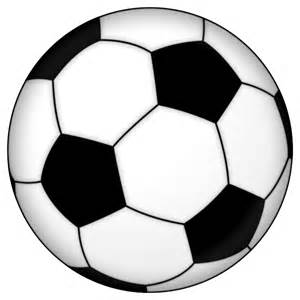
#> input picture SoccerBalltest1.png, 300 x 300 px, found by its file name; the run also reads 1 picture not shown here
$ python find_obj.py SoccerBalltest1.png   (Python 2 division)
#> lines starting #> are read from the running program, lines starting #| are printed output that depends on the picture; after the words box and inside, x2 and y2 are one past the last pixel; in counts of white or black regions, pixels touching at a corner belong together
#!/usr/bin/env python

'''
Feature-based image matching sample.

Note, that you will need the https://github.com/Itseez/opencv_contrib repo for SIFT and SURF

USAGE
  find_obj.py [--feature=<sift|surf|orb|akaze|brisk>[-flann]] [ <image1> <image2> ]

  --feature  - Feature to use. Can be sift, surf, orb or brisk. Append '-flann'
               to feature name to use Flann-based matcher instead bruteforce.

  Press left mouse button on a feature point to see its matching point.
'''

import numpy as np
import cv2
from common import anorm, getsize

FLANN_INDEX_KDTREE = 1  # bug: flann enums are missing
FLANN_INDEX_LSH    = 6


def init_feature(name):
    chunks = name.split('-')
    if chunks[0] == 'sift':
        detector = cv2.xfeatures2d.SIFT_create()
        norm = cv2.NORM_L2
    elif chunks[0] == 'surf':
        detector = cv2.xfeatures2d.SURF_create(800)
        norm = cv2.NORM_L2
    elif chunks[0] == 'orb':
        detector = cv2.ORB_create(400)
        norm = cv2.NORM_HAMMING
    elif chunks[0] == 'akaze':
        detector = cv2.AKAZE_create()
        norm = cv2.NORM_HAMMING
    elif chunks[0] == 'brisk':
        detector = cv2.BRISK_create()
        norm = cv2.NORM_HAMMING
    else:
        return None, None
    if 'flann' in chunks:
        if norm == cv2.NORM_L2:
            flann_params = dict(algorithm = FLANN_INDEX_KDTREE, trees = 5)
        else:
            flann_params= dict(algorithm = FLANN_INDEX_LSH,
                               table_number = 6, # 12
                               key_size = 12,     # 20
                               multi_probe_level = 1) #2
        matcher = cv2.FlannBasedMatcher(flann_params, {})  # bug : need to pass empty dict (#1329)
    else:
        matcher = cv2.BFMatcher(norm)
    return detector, matcher


def filter_matches(kp1, kp2, matches, ratio = 0.75):
    mkp1, mkp2 = [], []
    for m in matches:
        if len(m) == 2 and m[0].distance < m[1].distance * ratio:
            m = m[0]
            mkp1.append( kp1[m.queryIdx] )
            mkp2.append( kp2[m.trainIdx] )
    p1 = np.float32([kp.pt for kp in mkp1])
    p2 = np.float32([kp.pt for kp in mkp2])
    kp_pairs = zip(mkp1, mkp2)
    return p1, p2, kp_pairs

def explore_match(win, img1, img2, kp_pairs, status = None, H = None):
    h1, w1 = img1.shape[:2]
    h2, w2 = img2.shape[:2]
    vis = np.zeros((max(h1, h2), w1+w2), np.uint8)
    vis[:h1, :w1] = img1
    vis[:h2, w1:w1+w2] = img2
    vis = cv2.cvtColor(vis, cv2.COLOR_GRAY2BGR)

    if H is not None:
        corners = np.float32([[0, 0], [w1, 0], [w1, h1], [0, h1]])
        corners = np.int32( cv2.perspectiveTransform(corners.reshape(1, -1, 2), H).reshape(-1, 2) + (w1, 0) )
        cv2.polylines(vis, [corners], True, (255, 255, 255))

    if status is None:
        status = np.ones(len(kp_pairs), np.bool_)
    p1 = np.int32([kpp[0].pt for kpp in kp_pairs])
    p2 = np.int32([kpp[1].pt for kpp in kp_pairs]) + (w1, 0)

    green = (0, 255, 0)
    red = (0, 0, 255)
    white = (255, 255, 255)
    kp_color = (51, 103, 236)
    for (x1, y1), (x2, y2), inlier in zip(p1, p2, status):
        if inlier:
            col = green
            cv2.circle(vis, (x1, y1), 2, col, -1)
            cv2.circle(vis, (x2, y2), 2, col, -1)
        else:
            col = red
            r = 2
            thickness = 3
            cv2.line(vis, (x1-r, y1-r), (x1+r, y1+r), col, thickness)
            cv2.line(vis, (x1-r, y1+r), (x1+r, y1-r), col, thickness)
            cv2.line(vis, (x2-r, y2-r), (x2+r, y2+r), col, thickness)
            cv2.line(vis, (x2-r, y2+r), (x2+r, y2-r), col, thickness)
    vis0 = vis.copy()
    for (x1, y1), (x2, y2), inlier in zip(p1, p2, status):
        if inlier:
            cv2.line(vis, (x1, y1), (x2, y2), green)

    cv2.imshow(win, vis)
    def onmouse(event, x, y, flags, param):
        cur_vis = vis
        if flags & cv2.EVENT_FLAG_LBUTTON:
            cur_vis = vis0.copy()
            r = 8
            m = (anorm(p1 - (x, y)) < r) | (anorm(p2 - (x, y)) < r)
            idxs = np.where(m)[0]
            kp1s, kp2s = [], []
            for i in idxs:
                 (x1, y1), (x2, y2) = p1[i], p2[i]
                 col = (red, green)[status[i]]
                 cv2.line(cur_vis, (x1, y1), (x2, y2), col)
                 kp1, kp2 = kp_pairs[i]
                 kp1s.append(kp1)
                 kp2s.append(kp2)
            cur_vis = cv2.drawKeypoints(cur_vis, kp1s, flags=4, color=kp_color)
            cur_vis[:,w1:] = cv2.drawKeypoints(cur_vis[:,w1:], kp2s, flags=4, color=kp_color)

        cv2.imshow(win, cur_vis)
    cv2.setMouseCallback(win, onmouse)
    return vis


if __name__ == '__main__':
    print __doc__

    import sys, getopt
    opts, args = getopt.getopt(sys.argv[1:], '', ['feature='])
    opts = dict(opts)
    feature_name = opts.get('--feature', 'sift')
    try:
        fn1, fn2 = args
    except:
        fn1 = '/home/pi/Desktop/SoccerBalltest1.png'
        fn2 = '/home/pi/Desktop/SoccerBalltest2.png'

    img1 = cv2.imread(fn1, 0)
#> img1 is the input picture: shape (300, 300); min 0, max 255, mean 189.3
    img2 = cv2.imread(fn2, 0)
    detector, matcher = init_feature(feature_name)

    if img1 is None:
        print 'Failed to load fn1:', fn1
        sys.exit(1)

    if img2 is None:
        print 'Failed to load fn2:', fn2
        sys.exit(1)

    if detector is None:
        print 'unknown feature:', feature_name
        sys.exit(1)

    print 'using', feature_name

    kp1, desc1 = detector.detectAndCompute(img1, None)
#> kp1 = 134 keypoints; strongest (x, y, size): (83, 179, 53.3), (194, 79, 51.7), (225, 226, 46.2), (49, 66, 20.9)
    kp2, desc2 = detector.detectAndCompute(img2, None)
#> kp2 has the same summary as kp1
    print 'img1 - %d features, img2 - %d features' % (len(kp1), len(kp2))
#| img1 - 134 features, img2 - 134 features

    def match_and_draw(win):
        print 'matching...'
        raw_matches = matcher.knnMatch(desc1, trainDescriptors = desc2, k = 2) #2
        p1, p2, kp_pairs = filter_matches(kp1, kp2, raw_matches)
        if len(p1) >= 4:
            H, status = cv2.findHomography(p1, p2, cv2.RANSAC, 5.0)
            print '%d / %d  inliers/matched' % (np.sum(status), len(status))
        else:
            H, status = None, None
            print '%d matches found, not enough for homography estimation' % len(p1)

        vis = explore_match(win, img1, img2, kp_pairs, status, H)

    match_and_draw('find_obj')
#> in match_and_draw, `raw_matches = matcher.knnMatch(desc1, trainDescriptors = desc2, k = 2)`: raw_matches = 134 matches
#> the loop in filter_matches, `for m in matches:` made 134 passes
#> after the loop in filter_matches, `for m in matches:`: mkp1 has the same summary as kp1 outside filter_matches; mkp2 has the same summary as kp1 outside filter_matches
#> in filter_matches, `p1 = np.float32([kp.pt for kp in mkp1])`: p1 = 134 pairs, first value 13.14 to 285.4, second value 19.01 to 288.2
#> in filter_matches, `p2 = np.float32([kp.pt for kp in mkp2])`: p2 has the same summary as p1
#> in filter_matches, `kp_pairs = zip(mkp1, mkp2)`: kp_pairs = 134 items
#> in match_and_draw, `p1, p2, kp_pairs = filter_matches(kp1, kp2, raw_matches)`: p2 has the same summary as p1 in filter_matches
#> in match_and_draw, `H, status = cv2.findHomography(p1, p2, cv2.RANSAC, 5.0)`: H = [[1, 1.01e-16, 5.27e-14], [-5.24e-16, 1, 7.03e-14], [-3.23e-18, 3.79e-19, 1]]; status = 134 values from 1 to 1
#| 134 / 134  inliers/matched
#> in explore_match, `vis[:h1, :w1] = img1`:
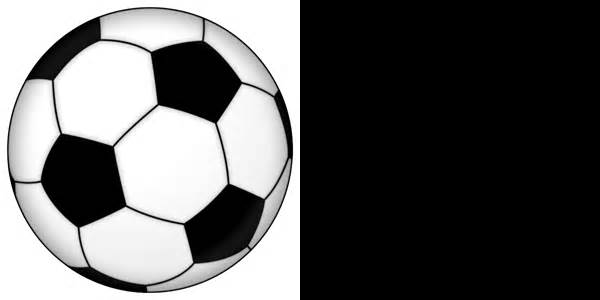
#> vis: shape (300, 600); min 0, max 255, mean 94.7
#> in explore_match, `vis[:h2, w1:w1+w2] = img2`:
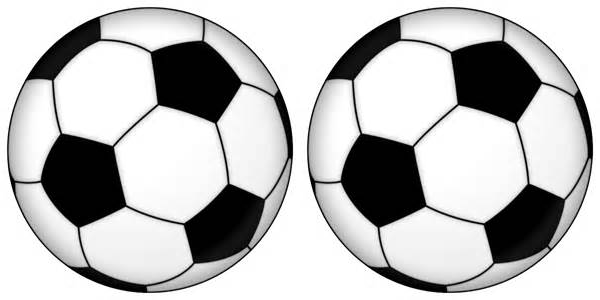
#> vis: shape (300, 600); min 0, max 255, mean 189.3
#> in explore_match, `corners = np.int32( cv2.perspectiveTransform(corners.reshape(1, -1, 2)..`: corners = [[300, 0], [600, 0], [600, 300], [300, 300]]
#> in explore_match, `cv2.polylines(vis, [corners], True, (255, 255, 255))`: vis: shape (300, 600, 3); min 0, max 255, mean 189.3
#> in explore_match, `p1 = np.int32([kpp[0].pt for kpp in kp_pairs])`: p1 = 134 pairs, first value 13 to 285, second value 19 to 288
#> in explore_match, `p2 = np.int32([kpp[1].pt for kpp in kp_pairs]) + (w1, 0)`: p2 = 134 pairs, first value 313 to 585, second value 19 to 288
#> the loop in explore_match, `for (x1, y1), (x2, y2), inlier in zip(p1, p2, status):` made 134 passes
#> (x1, y1, x2, y2) on passes 1 to 12: (13, 182, 313, 182), (17, 185, 317, 185), (19, 179, 319, 179), (32, 164, 332, 164), (36, 174, 336, 174), (38, 189, 338, 189), (38, 178, 338, 178), (39, 187, 339, 187), (43, 162, 343, 162), (43, 84, 343, 84), (48, 66, 348, 66), (48, 66, 348, 66)
#> after the loop in explore_match, `for (x1, y1), (x2, y2), inlier in zip(p1, p2, status):`:
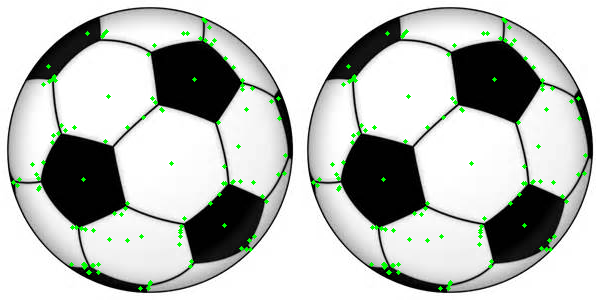
#> vis: shape (300, 600, 3); mean B, G, R 186.6, 190.5, 186.6
#> the loop in explore_match, `for (x1, y1), (x2, y2), inlier in zip(p1, p2, status):` made 134 passes
#> after the loop in explore_match, `for (x1, y1), (x2, y2), inlier in zip(p1, p2, status):`:
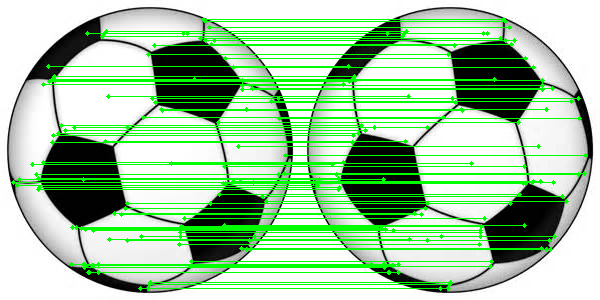
#> vis: shape (300, 600, 3); 14.42% of pixels changed, all inside (x1, y1, x2, y2) = (16, 19, 583, 289)
    cv2.waitKey()
    cv2.destroyAllWindows()
